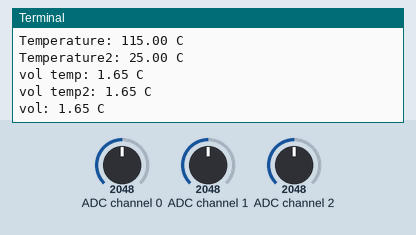
Simulated run of this program. Board: Raspberry Pi (BCM pin numbers). On the bench: the last lines printed to the terminal. The test bench sets the inputs (shaded band); at power-on: ADC channel 0 = 2048, ADC channel 1 = 2048, ADC channel 2 = 2048 (analog values on the 0–4095 scale).

Above: at 1.2 s.
1.3 s: ADC channel 0 set to 2866
At 2.5 s:
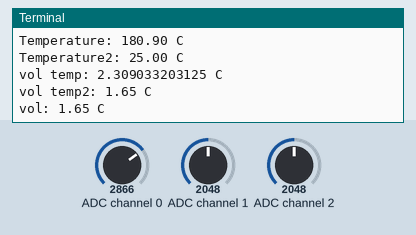
2.8 s: ADC channel 1 set to 2866
At 3.8 s:
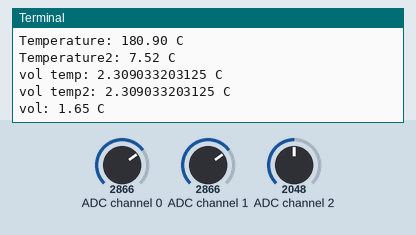
4.3 s: ADC channel 2 set to 2866
At 5.6 s:
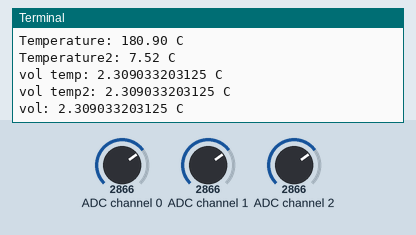
5.8 s: ADC channel 0 set to 3603
At 6.8 s:
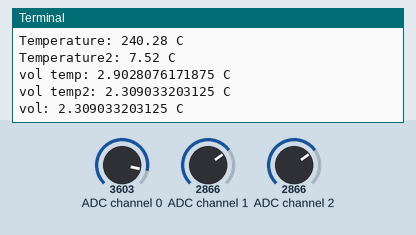
7.3 s: ADC channel 1 set to 3603
At 8.6 s:
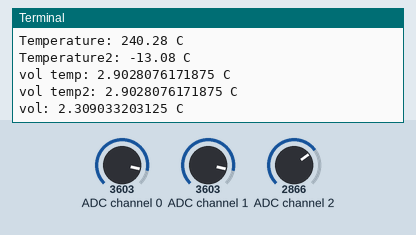
8.8 s: ADC channel 2 set to 3603
At 9.6 s:
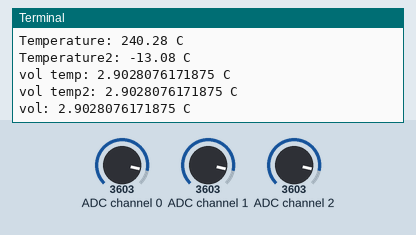
Timing chart, 0 to 11.3 s (numbered marks = the images above; inputs shaded):
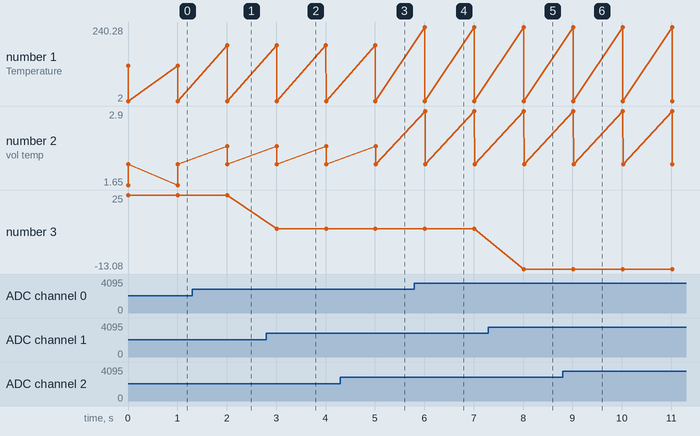

Measured:
- after the input at 1.3 s, the terminal: prints a new line after 0.71 s (image 1)
- after the input at 2.8 s, the terminal: prints a new line after 0.21 s (image 2)
- after the input at 4.3 s, the terminal: prints a new line after 0.71 s (image 3)
- after the input at 5.8 s, the terminal: prints a new line after 0.21 s (image 4)
- after the input at 7.3 s, the terminal: prints a new line after 0.72 s (image 5)
- after the input at 8.8 s, the terminal: prints a new line after 0.22 s (image 6)
- plotted number 3: 25 → 7.52 after the input at 2.8 s, 7.52 → -13.08 after the input at 7.3 s

The program:

balloon.py
```python
import time
import spidev
import RPi.GPIO as GPIO
import math
from numpy import log as ln
# Open SPI bus
spi = spidev.SpiDev()
spi.open(0, 0)  # Open SPI bus 0, device 0
spi.max_speed_hz = 100000

# Function to read SPI data from MCP3208 chip
def ReadChannel(channel):
    #adc = spi.xfer2([4 + (channel >> 2), (channel & 3) << 6, 0])
    adc = spi.xfer2([6 | (channel & 4) >> 2, (channel & 3) << 6, 0])
    data = ((adc[1] & 15) << 8) + adc[2]
    #adc = spi.xfer2([1, (8 + channel) << 4, 0])
    #data = ((adc[1] & 3) << 8) + adc[2]
    return data

def convert_to_temperature(adc_value):
    # MCP9700 has a 10mV/  C scale factor with a 500mV offset for 0  C
    voltage = (adc_value * 3.3) / 4096
    temperature = 100*(voltage-1)+50
    #temperature = (voltage-0.5)*100
    return temperature

def read_temp_from_thermistor(channel, r1, vin=3.3):
    volts = (channel*3.3)/4096
    # Convert voltage level to resistance
   # r_thermistor = (volts * r1) / (vin - volts)
    # Simple linear approximation of temperature (Celsius)
    r = (volts*r1)/(vin-volts)
    temperature = (298.15*4050)/(298.15*ln(r/r1)+4050)
    temperature = temperature-273.15
    return temperature

def convert_volts(data):
    volts = (data * 3.3) / float(4096)
    return volts

r1 = 10000
try:
    while True:
        adc_value = ReadChannel(0)  # Read from channel 0
        val = ReadChannel(1)
        val2 = ReadChannel(2)
        temper = read_temp_from_thermistor(val, r1)
        temperature = convert_to_temperature(adc_value)
        vol1 = convert_volts(adc_value)
        vol2 = convert_volts(val)
        vol3 = convert_volts(val2)
        print(f"Temperature: {temperature:.2f} C")
        print(f"Temperature2: {temper:.2f} C")
        print(f"vol temp: {vol1} C")
        print(f"vol temp2: {vol2} C")
        print(f"vol: {vol3} C")
        time.sleep(1)
except KeyboardInterrupt:
    spi.close()
    GPIO.cleanup()
```
